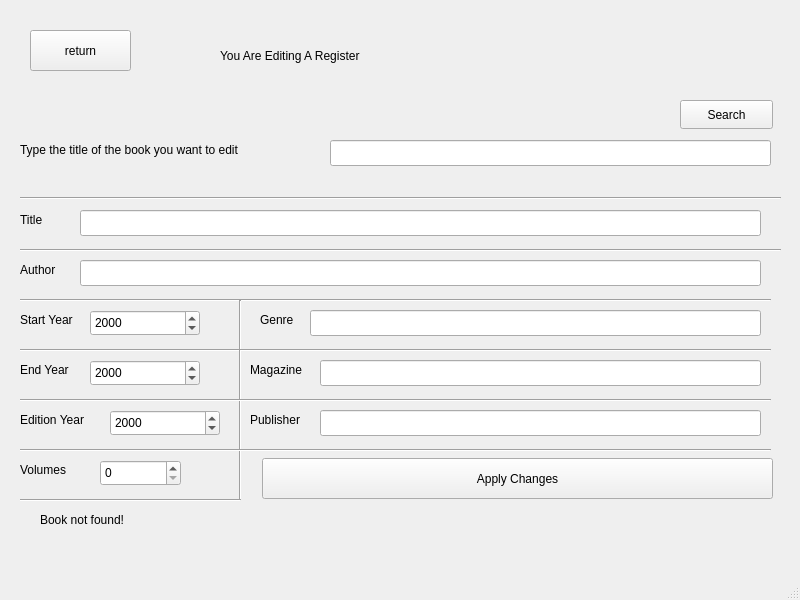
<?xml version="1.0" encoding="UTF-8"?>
<ui version="4.0">
 <class>editRegisterWindow</class>
 <widget class="QMainWindow" name="editRegisterWindow">
  <property name="geometry">
   <rect>
    <x>0</x>
    <y>0</y>
    <width>800</width>
    <height>600</height>
   </rect>
  </property>
  <property name="windowTitle">
   <string>MainWindow</string>
  </property>
  <widget class="QWidget" name="centralwidget">
   <widget class="QLabel" name="label">
    <property name="geometry">
     <rect>
      <x>220</x>
      <y>30</y>
      <width>381</width>
      <height>51</height>
     </rect>
    </property>
    <property name="styleSheet">
     <string notr="true">font: 18pt &quot;Segoe UI&quot;;</string>
    </property>
    <property name="text">
     <string>You Are Editing A Register</string>
    </property>
   </widget>
   <widget class="QLabel" name="label_2">
    <property name="geometry">
     <rect>
      <x>20</x>
      <y>140</y>
      <width>291</width>
      <height>20</height>
     </rect>
    </property>
    <property name="text">
     <string>Type the title of the book you want to edit</string>
    </property>
   </widget>
   <widget class="QLineEdit" name="lineEdit">
    <property name="geometry">
     <rect>
      <x>330</x>
      <y>140</y>
      <width>441</width>
      <height>26</height>
     </rect>
    </property>
   </widget>
   <widget class="Line" name="line">
    <property name="geometry">
     <rect>
      <x>20</x>
      <y>190</y>
      <width>761</width>
      <height>16</height>
     </rect>
    </property>
    <property name="orientation">
     <enum>Qt::Horizontal</enum>
    </property>
   </widget>
   <widget class="QPushButton" name="searchButton">
    <property name="geometry">
     <rect>
      <x>680</x>
      <y>100</y>
      <width>93</width>
      <height>29</height>
     </rect>
    </property>
    <property name="text">
     <string>Search</string>
    </property>
   </widget>
   <widget class="QLabel" name="title">
    <property name="geometry">
     <rect>
      <x>20</x>
      <y>210</y>
      <width>63</width>
      <height>20</height>
     </rect>
    </property>
    <property name="text">
     <string>Title</string>
    </property>
   </widget>
   <widget class="QLineEdit" name="title_line">
    <property name="geometry">
     <rect>
      <x>80</x>
      <y>210</y>
      <width>681</width>
      <height>26</height>
     </rect>
    </property>
   </widget>
   <widget class="QLabel" name="author">
    <property name="geometry">
     <rect>
      <x>20</x>
      <y>260</y>
      <width>63</width>
      <height>20</height>
     </rect>
    </property>
    <property name="text">
     <string>Author</string>
    </property>
   </widget>
   <widget class="QLineEdit" name="author_line">
    <property name="geometry">
     <rect>
      <x>80</x>
      <y>260</y>
      <width>681</width>
      <height>26</height>
     </rect>
    </property>
   </widget>
   <widget class="QLabel" name="startYear">
    <property name="geometry">
     <rect>
      <x>20</x>
      <y>310</y>
      <width>81</width>
      <height>20</height>
     </rect>
    </property>
    <property name="text">
     <string>Start Year</string>
    </property>
   </widget>
   <widget class="QDateEdit" name="startYear_line">
    <property name="geometry">
     <rect>
      <x>90</x>
      <y>310</y>
      <width>110</width>
      <height>26</height>
     </rect>
    </property>
    <property name="displayFormat">
     <string>yyyy</string>
    </property>
   </widget>
   <widget class="Line" name="line_2">
    <property name="geometry">
     <rect>
      <x>20</x>
      <y>290</y>
      <width>751</width>
      <height>21</height>
     </rect>
    </property>
    <property name="orientation">
     <enum>Qt::Horizontal</enum>
    </property>
   </widget>
   <widget class="Line" name="line_3">
    <property name="geometry">
     <rect>
      <x>20</x>
      <y>240</y>
      <width>761</width>
      <height>21</height>
     </rect>
    </property>
    <property name="orientation">
     <enum>Qt::Horizontal</enum>
    </property>
   </widget>
   <widget class="QLabel" name="endYear">
    <property name="geometry">
     <rect>
      <x>20</x>
      <y>360</y>
      <width>81</width>
      <height>20</height>
     </rect>
    </property>
    <property name="text">
     <string>End Year</string>
    </property>
   </widget>
   <widget class="QDateEdit" name="endYear_line">
    <property name="geometry">
     <rect>
      <x>90</x>
      <y>360</y>
      <width>110</width>
      <height>26</height>
     </rect>
    </property>
    <property name="displayFormat">
     <string>yyyy</string>
    </property>
   </widget>
   <widget class="Line" name="line_4">
    <property name="geometry">
     <rect>
      <x>20</x>
      <y>340</y>
      <width>221</width>
      <height>21</height>
     </rect>
    </property>
    <property name="orientation">
     <enum>Qt::Horizontal</enum>
    </property>
   </widget>
   <widget class="Line" name="line_5">
    <property name="geometry">
     <rect>
      <x>230</x>
      <y>300</y>
      <width>20</width>
      <height>201</height>
     </rect>
    </property>
    <property name="orientation">
     <enum>Qt::Vertical</enum>
    </property>
   </widget>
   <widget class="QLabel" name="editionYear">
    <property name="geometry">
     <rect>
      <x>20</x>
      <y>410</y>
      <width>91</width>
      <height>20</height>
     </rect>
    </property>
    <property name="text">
     <string>Edition Year</string>
    </property>
   </widget>
   <widget class="QDateEdit" name="editionYearLine">
    <property name="geometry">
     <rect>
      <x>110</x>
      <y>410</y>
      <width>110</width>
      <height>26</height>
     </rect>
    </property>
    <property name="displayFormat">
     <string>yyyy</string>
    </property>
   </widget>
   <widget class="Line" name="line_6">
    <property name="geometry">
     <rect>
      <x>20</x>
      <y>390</y>
      <width>221</width>
      <height>21</height>
     </rect>
    </property>
    <property name="orientation">
     <enum>Qt::Horizontal</enum>
    </property>
   </widget>
   <widget class="QLabel" name="volumes">
    <property name="geometry">
     <rect>
      <x>20</x>
      <y>460</y>
      <width>61</width>
      <height>20</height>
     </rect>
    </property>
    <property name="text">
     <string>Volumes</string>
    </property>
   </widget>
   <widget class="Line" name="line_7">
    <property name="geometry">
     <rect>
      <x>20</x>
      <y>440</y>
      <width>221</width>
      <height>21</height>
     </rect>
    </property>
    <property name="orientation">
     <enum>Qt::Horizontal</enum>
    </property>
   </widget>
   <widget class="QSpinBox" name="volumes_line">
    <property name="geometry">
     <rect>
      <x>100</x>
      <y>460</y>
      <width>81</width>
      <height>26</height>
     </rect>
    </property>
   </widget>
   <widget class="Line" name="line_8">
    <property name="geometry">
     <rect>
      <x>20</x>
      <y>490</y>
      <width>221</width>
      <height>21</height>
     </rect>
    </property>
    <property name="orientation">
     <enum>Qt::Horizontal</enum>
    </property>
   </widget>
   <widget class="QLabel" name="genre">
    <property name="geometry">
     <rect>
      <x>260</x>
      <y>310</y>
      <width>63</width>
      <height>20</height>
     </rect>
    </property>
    <property name="text">
     <string>Genre</string>
    </property>
   </widget>
   <widget class="QLineEdit" name="genre_line">
    <property name="geometry">
     <rect>
      <x>310</x>
      <y>310</y>
      <width>451</width>
      <height>26</height>
     </rect>
    </property>
   </widget>
   <widget class="Line" name="line_9">
    <property name="geometry">
     <rect>
      <x>240</x>
      <y>340</y>
      <width>531</width>
      <height>21</height>
     </rect>
    </property>
    <property name="orientation">
     <enum>Qt::Horizontal</enum>
    </property>
   </widget>
   <widget class="Line" name="line_10">
    <property name="geometry">
     <rect>
      <x>240</x>
      <y>390</y>
      <width>531</width>
      <height>21</height>
     </rect>
    </property>
    <property name="orientation">
     <enum>Qt::Horizontal</enum>
    </property>
   </widget>
   <widget class="Line" name="line_11">
    <property name="geometry">
     <rect>
      <x>240</x>
      <y>440</y>
      <width>531</width>
      <height>21</height>
     </rect>
    </property>
    <property name="orientation">
     <enum>Qt::Horizontal</enum>
    </property>
   </widget>
   <widget class="QLabel" name="magazine">
    <property name="geometry">
     <rect>
      <x>250</x>
      <y>360</y>
      <width>71</width>
      <height>20</height>
     </rect>
    </property>
    <property name="text">
     <string>Magazine</string>
    </property>
   </widget>
   <widget class="QLineEdit" name="magazine_line">
    <property name="geometry">
     <rect>
      <x>320</x>
      <y>360</y>
      <width>441</width>
      <height>26</height>
     </rect>
    </property>
   </widget>
   <widget class="QLabel" name="publisher">
    <property name="geometry">
     <rect>
      <x>250</x>
      <y>410</y>
      <width>71</width>
      <height>20</height>
     </rect>
    </property>
    <property name="text">
     <string>Publisher</string>
    </property>
   </widget>
   <widget class="QLineEdit" name="publisher_line">
    <property name="geometry">
     <rect>
      <x>320</x>
      <y>410</y>
      <width>441</width>
      <height>26</height>
     </rect>
    </property>
   </widget>
   <widget class="QPushButton" name="applyChanges">
    <property name="geometry">
     <rect>
      <x>262</x>
      <y>458</y>
      <width>511</width>
      <height>41</height>
     </rect>
    </property>
    <property name="text">
     <string>Apply Changes</string>
    </property>
   </widget>
   <widget class="QPushButton" name="pushButton_2">
    <property name="geometry">
     <rect>
      <x>30</x>
      <y>30</y>
      <width>101</width>
      <height>41</height>
     </rect>
    </property>
    <property name="text">
     <string>return</string>
    </property>
   </widget>
   <widget class="QLabel" name="bookNotFound">
    <property name="geometry">
     <rect>
      <x>40</x>
      <y>510</y>
      <width>131</width>
      <height>20</height>
     </rect>
    </property>
    <property name="text">
     <string>Book not found!</string>
    </property>
   </widget>
  </widget>
  <widget class="QMenuBar" name="menubar">
   <property name="geometry">
    <rect>
     <x>0</x>
     <y>0</y>
     <width>800</width>
     <height>26</height>
    </rect>
   </property>
  </widget>
  <widget class="QStatusBar" name="statusbar"/>
 </widget>
 <resources/>
 <connections/>
</ui>
